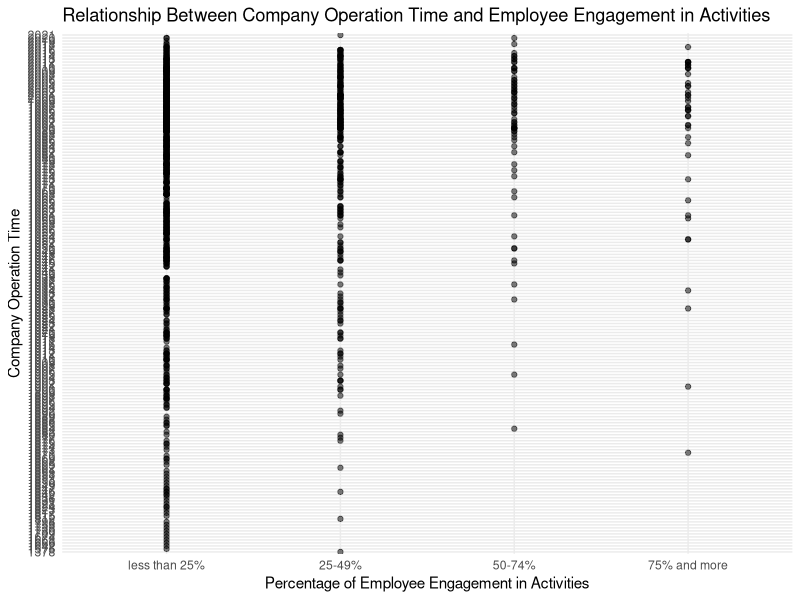
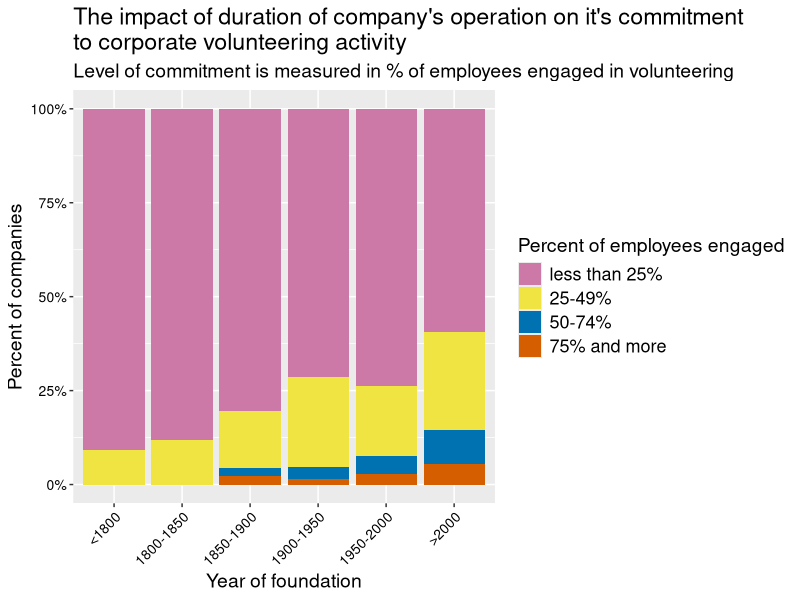
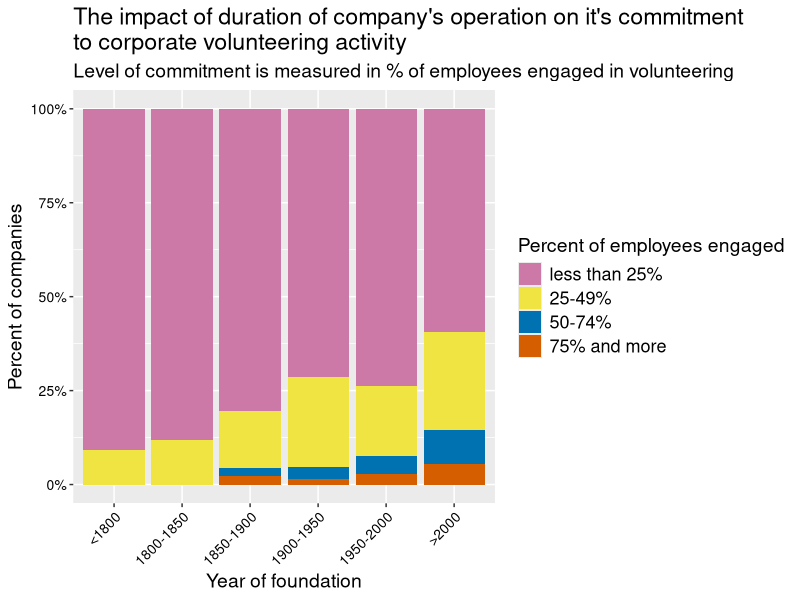

Write the R code that produced these figures, in order.
## ---- chunk 1
library(readxl)
wholeSet <- read_excel("MUE.2022.for.LMU.xlsx")
data <- wholeSet[, c(59, 72)]
data <- na.omit(data) # delete rows with NA
todelete <- c()
for (i in 1:nrow(data)) {
  if (-1 %in% data[i, 1] || -9 %in% data[i, 1]) {
    todelete <- c(todelete, i)
  }
}
df <- data[-todelete, ]

colnames(df) <- c("engagement_category", "operation_time")
#graph 1
library(ggplot2)

df$engagement_category <- factor(df$engagement_category, 
                                 levels = c(1, 2, 3, 4),
                                 labels = c("less than 25%", "25-49%", "50-74%", "75% and more"))
ggplot(df, aes(x = as.factor(engagement_category), y = operation_time)) +
  geom_point(alpha = 0.5) +
  labs(title = "Relationship Between Company Operation Time and Employee Engagement in Activities",
       x = "Percentage of Employee Engagement in Activities",
       y = "Company Operation Time") +
  theme_minimal()
#graph2
library(dplyr)
df <- df %>%
  mutate(year_interval = case_when(
    operation_time < 1800 ~ "<1800",
    operation_time >= 1800 & operation_time < 1850 ~ "1800-1850",
    operation_time >= 1850 & operation_time < 1900 ~ "1850-1900",
    operation_time >= 1900 & operation_time < 1950 ~ "1900-1950",
    operation_time >= 1950 & operation_time < 2000 ~ "1950-2000",
    operation_time >= 2000 ~ ">2000"
  )) %>%
  mutate(year_interval = factor(year_interval, levels = c("<1800", "1800-1850", "1850-1900", "1900-1950", "1950-2000", ">2000")))

ggplot(df, aes(x = year_interval, fill = factor(engagement_category))) +
  geom_bar(position = "fill") +
  scale_y_continuous(labels = scales::percent_format()) +
  labs(title="The impact of duration of company's operation on it's commitment
to corporate volunteering activity ",
  subtitle = "Level of commitment is measured in % of employees engaged in volunteering",
  x = "Year of foundation", y = "Percent of companies",
  fill = "Percent of employees engaged") +
  scale_fill_manual(values = c("#CC79A7","#F0E442", "#0072B2", "#D55E00"))+
  theme(axis.text.x = element_text(colour="black",angle = 45, hjust = 1, size = 10), title=element_text(size = 14),axis.title = element_text(size = 14),axis.text.y= element_text(colour="black", size = 10), legend.text=element_text(size = 13),legend.title=element_text(size = 14))

ggsave("9question.jpeg",device = "jpeg",width = 9,height = 6)
